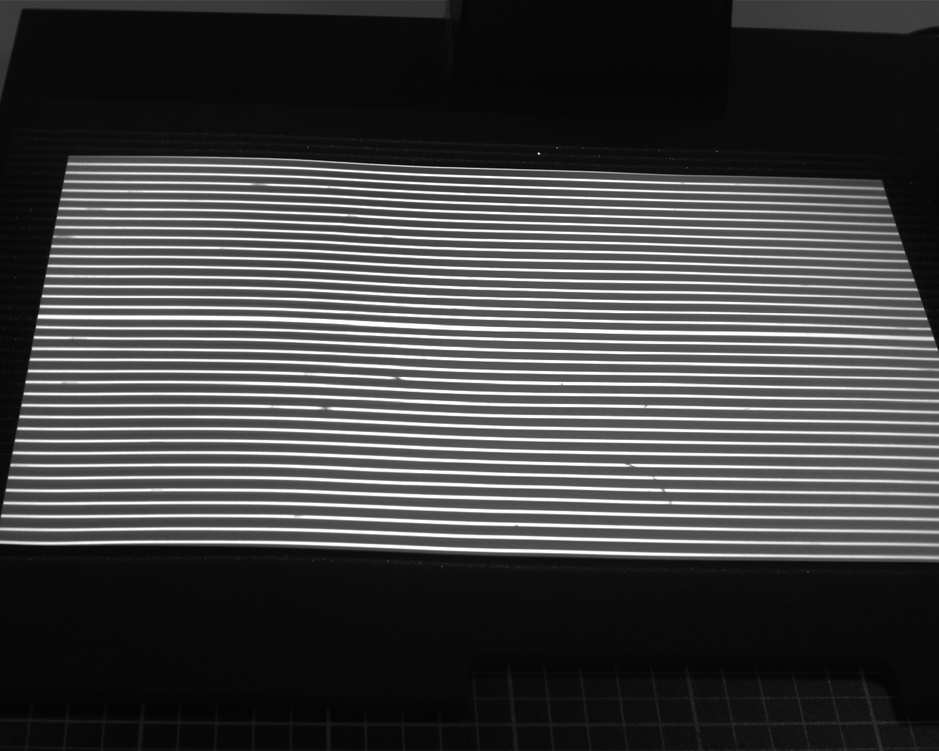
%> input picture Test_projet_vision/images/1.png, 939 x 751 px, shrunk from 1280 x 1024 before the run
$ octave png_to_bmp.m   (GNU Octave 9; MATLAB toolbox functions it lacks are replaced by stand-ins)
%> lines starting %> are read from the running program, lines starting %| are printed output that depends on the picture
I1 = imread("images/1.png");
%> I1 is the input picture: size 751x939x3 uint8; min 0, max 255, mean 66.1
I2 = imread("images/2.png");
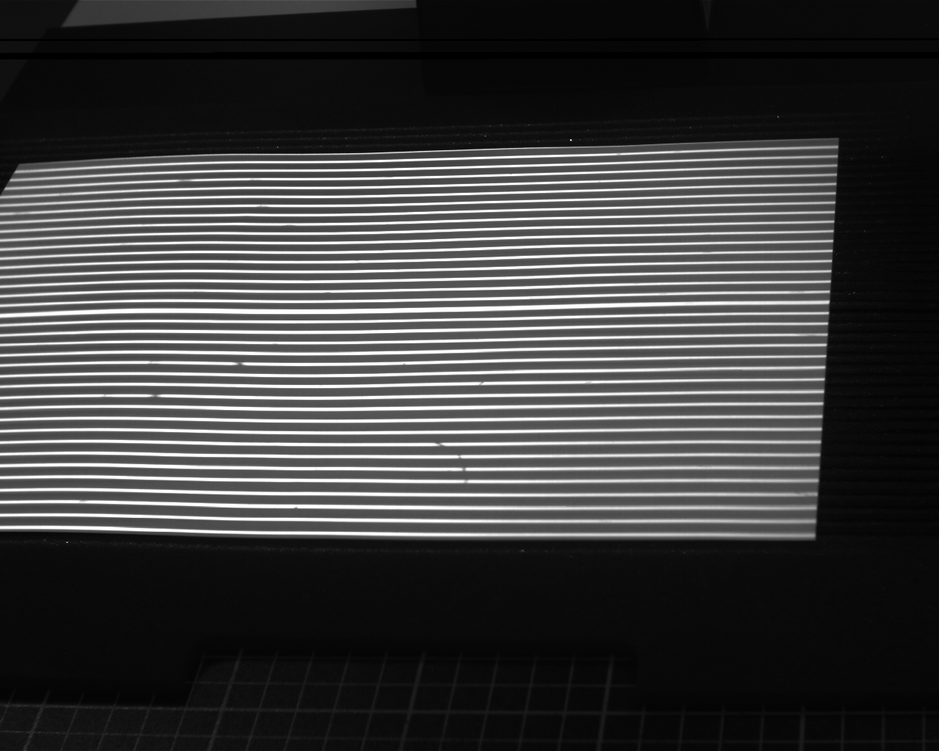
%> input picture Test_projet_vision/images/2.png, 939 x 751 px, shrunk from 1280 x 1024 before the run
%> I2 is the input picture: size 751x939x3 uint8; min 0, max 255, mean 61.7
I3 = imread("images/3.png");
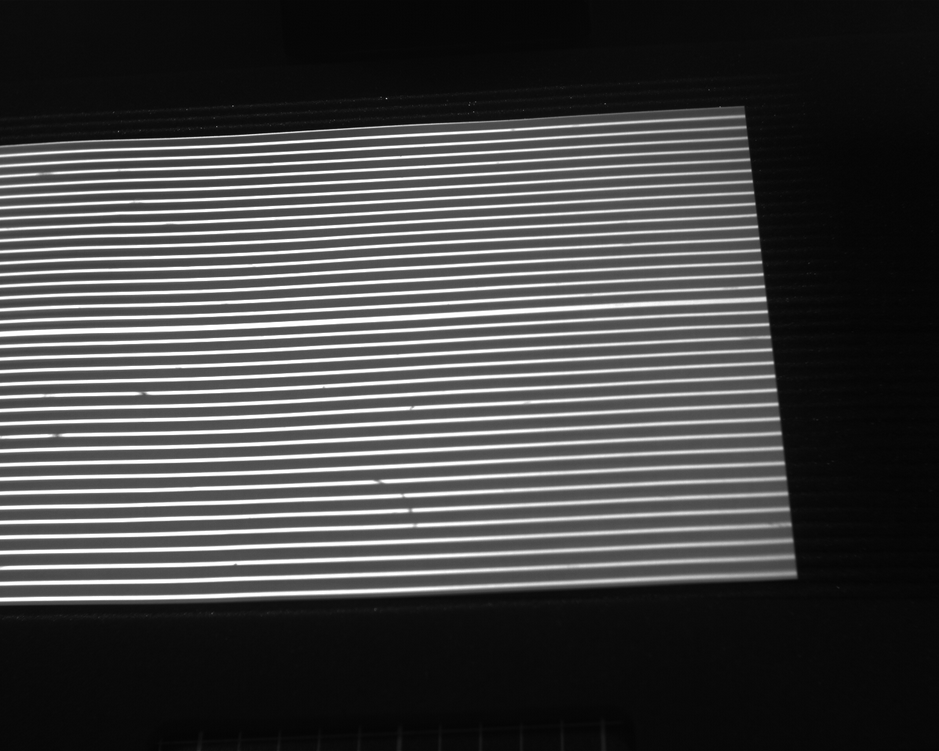
%> input picture Test_projet_vision/images/3.png, 939 x 751 px, shrunk from 1280 x 1024 before the run
%> I3 is the input picture: size 751x939x3 uint8; min 3, max 255, mean 67.7
I4 = imread("images/4.png");
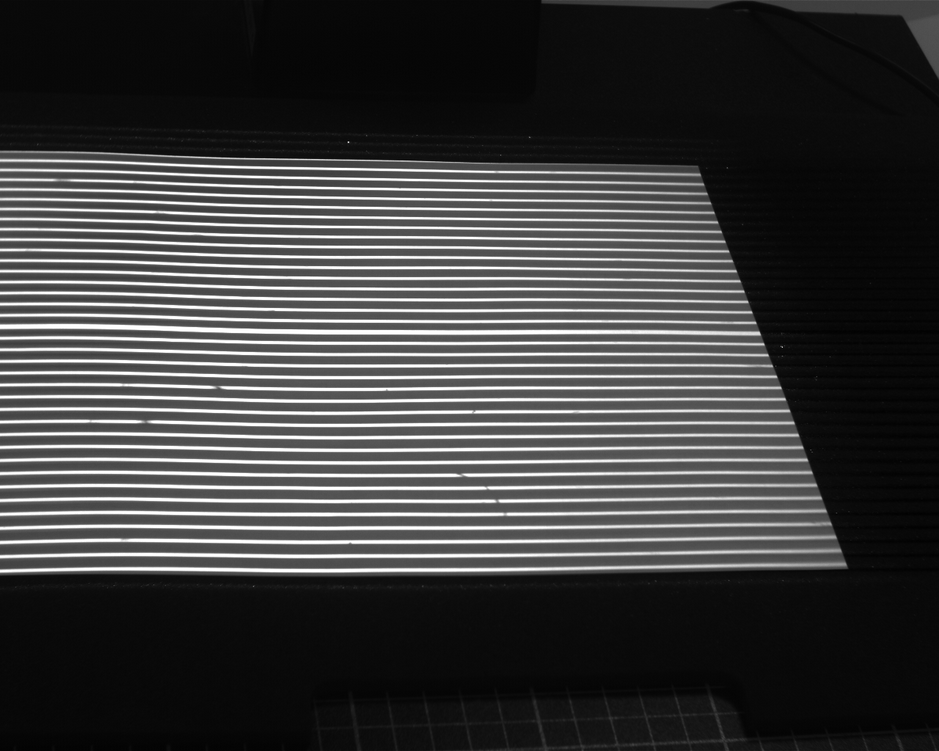
%> input picture Test_projet_vision/images/4.png, 939 x 751 px, shrunk from 1280 x 1024 before the run
%> I4 is the input picture: size 751x939x3 uint8; min 0, max 255, mean 61.7

I5 = imread("images_obj/1.png");
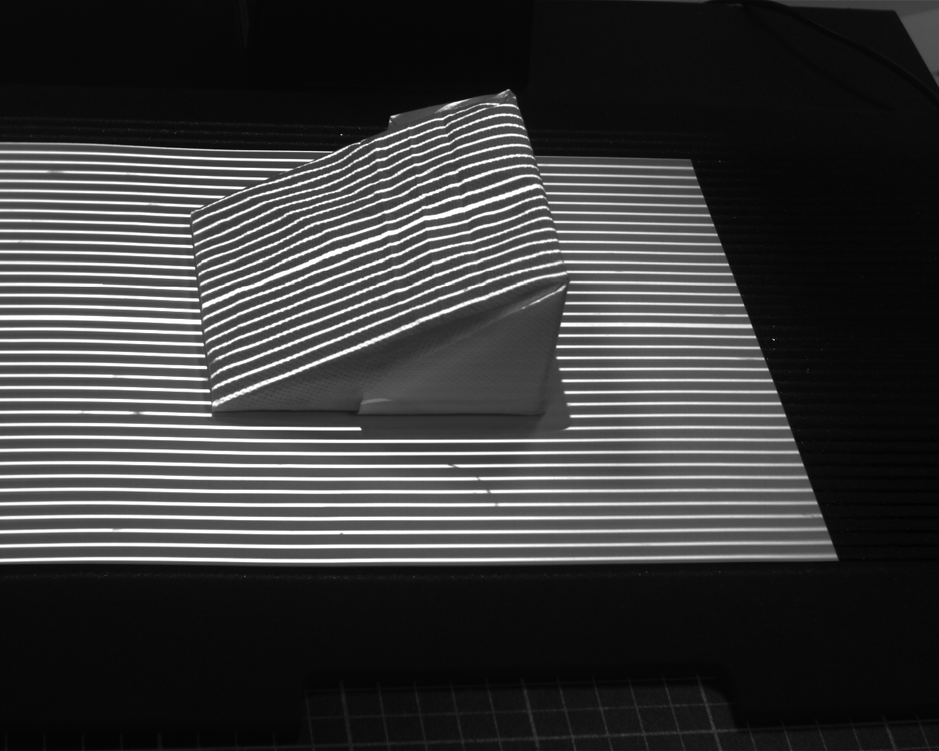
%> input picture Test_projet_vision/images_obj/1.png, 939 x 751 px, shrunk from 1280 x 1024 before the run
%> I5 is the input picture: size 751x939x3 uint8; min 0, max 255, mean 58.1
I6 = imread("images_obj/2.png");
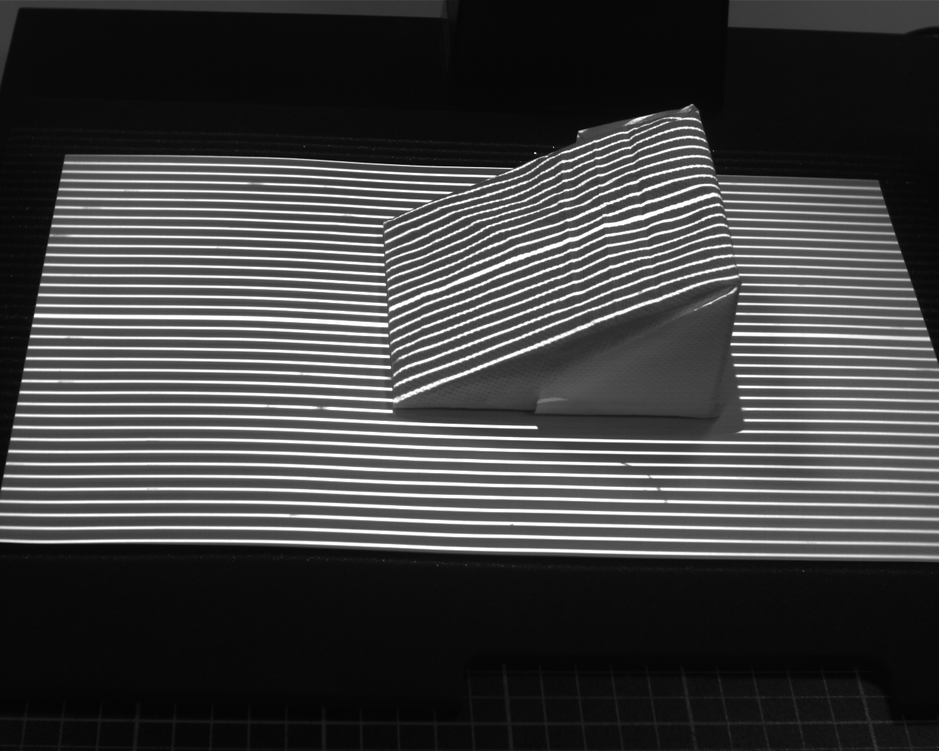
%> input picture Test_projet_vision/images_obj/2.png, 939 x 751 px, shrunk from 1280 x 1024 before the run
%> I6 is the input picture: size 751x939x3 uint8; min 1, max 255, mean 63.8
I7 = imread("images_obj/3.png");
I8 = imread("images_obj/4.png");

imwrite(I1, "images/1.bmp");
imwrite(I2, "images/2.bmp");
imwrite(I3, "images/3.bmp");
imwrite(I4, "images/4.bmp");

imwrite(I5, "images_obj/1.bmp");
imwrite(I6, "images_obj/2.bmp");
imwrite(I7, "images_obj/3.bmp");
imwrite(I8, "images_obj/4.bmp");
